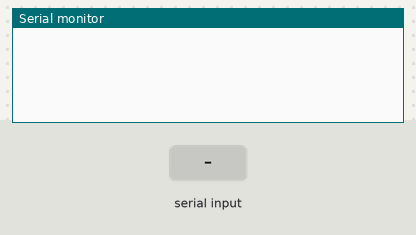
This sketch was run on a simulated Arduino Uno, built with avr-gcc and run on an emulated ATmega328P. On the bench: the last lines printed to the serial monitor. The test bench sets the inputs (shaded band).

Above: at 1.2 s.
1.3 s: byte 30 received over Serial
At 2.4 s:
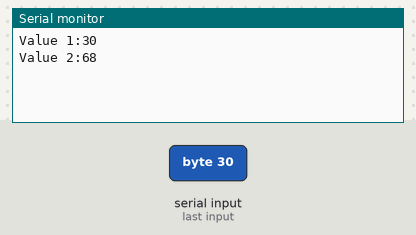
2.8 s: byte 90 received over Serial
At 3.5 s:
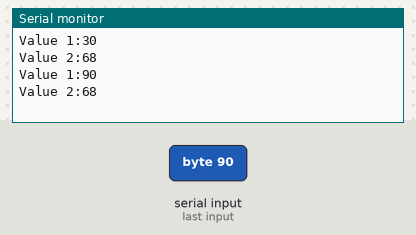
4.3 s: byte 120 received over Serial
At 4.7 s:
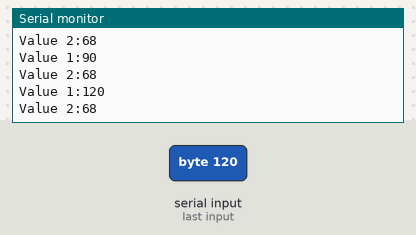
Timing chart, 0 to 7.3 s (numbered marks = the images above; inputs shaded):
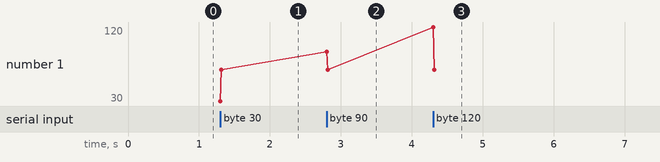

The sketch:

establishConnection.ino
```cpp
int data;

void setup() {
  Serial.begin(9600);
}
void loop() {
  if (Serial.available() > 0) {

    data = Serial.read();
    Serial.print("Value 1:");
    Serial.println(data);
    delay(1);
    data = Serial.read();
    Serial.print("Value 2:");
    Serial.println(data+69);

  }
}

// Serial.write(VALUE) to send Data
```

Measured:
- after the input at 1.3 s, the serial monitor: prints a new line at once (image 1)
- after the input at 2.8 s, the serial monitor: prints a new line at once (image 2)
- after the input at 4.3 s, the serial monitor: prints a new line at once (image 3)
